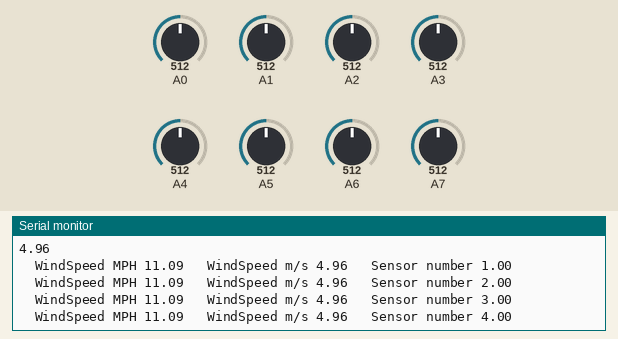
Recording of a sketch running on a simulated Arduino Uno, built with avr-gcc and run on an emulated ATmega328P. Parts: the last lines printed to the serial monitor. Inputs (shaded band) come from the test bench; at power-on: A5 = 512, A2 = 512, A0 = 512, A1 = 512, A3 = 512, A4 = 512, A6 = 512, A7 = 512.

Above: at 1.2 s.
1.3 s: A5 set to 534
At 1.37 s:
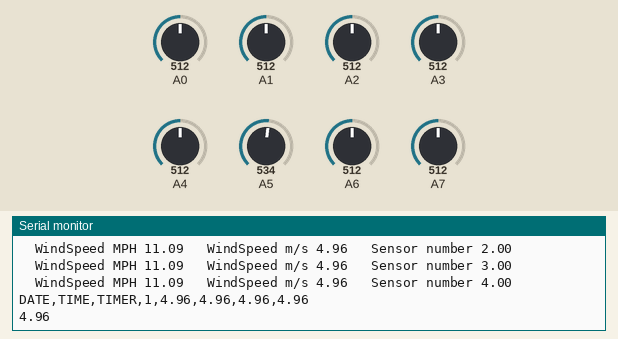
5.8 s: A2 set to 417
At 5.94 s:
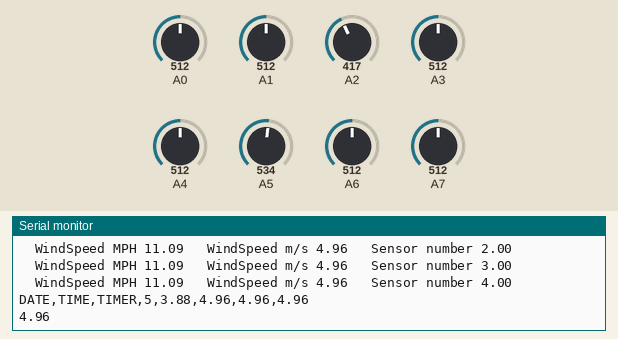
7.3 s: A2 set to 391
At 7.63 s:
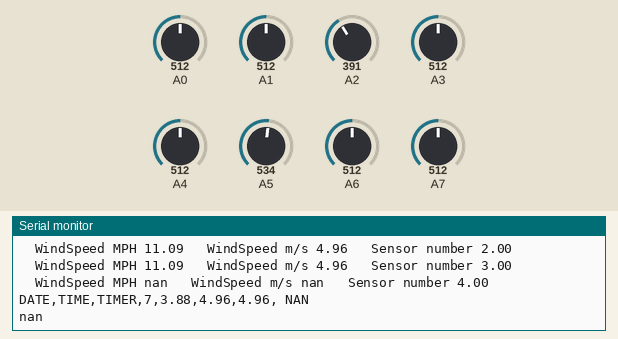
Timing chart, 0 to 10.3 s (numbered marks = the images above; inputs shaded):
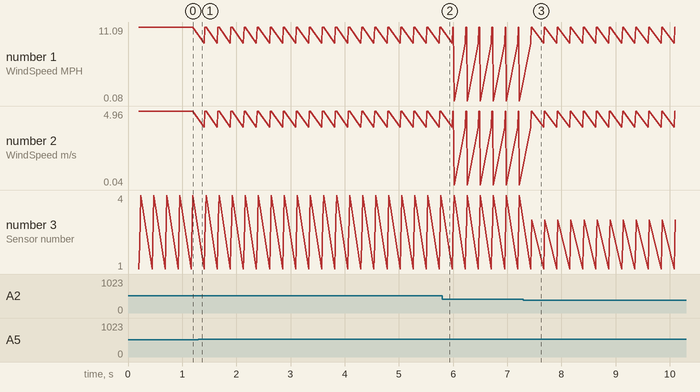

The sketch:

windSensor_v3.ino
```cpp
/*
    Wind Sensor fixture v3
    Author: Vikram Seshadri
    03/18/2019

    Description:
    This sketch is used when multiple wind sensors are connected to a fixture.
    By modifying the number_of_sensors variable it is possible to add 1-4 sensors.
    This sketch takes in all wind sensor values stores it in an array to display values in different columns.
    This makes it easier to declare a vector representation of air flow.

    Calibrating the sensor:
    Put a glass over it, but the sensor should not be touching the desktop surface however.
    Adjust the zeroWindAdjustment until your sensor reads about zero with the glass over it.
    Ideally a vacuum chamber should do the job.

    Hardware Setup:
    Wind Sensor Signals    Arduino
    GND                    GND
    +V                     5V
    RV                     A1,A3,A5,A7    // modify the definitions below to use other pins
    TMP                    A0,A2,A4,A6    // modify the definitions below to use other pins
*/

#define number_of_sensors 4 // define number of wind sensors used

const float zeroWindAdjustment =  .2; // negative numbers yield smaller wind speeds and vice versa.
float RV_Wind_Volts;
unsigned long lastMillis;
int TempCtimes100;
float zeroWind_ADunits;
float zeroWind_volts;
float WindSpeed_MPH;
float WindSpeed_MS;
int sensor_number;

float windSpeedMS[5] = {0, 0, 0, 0};
float windSpeedMPH[5] = {0, 0, 0, 0};

float wind_calculation(float TMP_Therm_ADunits, float RV_Wind_ADunits, int cnt)
{

  RV_Wind_Volts = (RV_Wind_ADunits *  0.0048828125);
  TempCtimes100 = (0.005 * ((float)TMP_Therm_ADunits * (float)TMP_Therm_ADunits)) - (16.862 * (float)TMP_Therm_ADunits) + 9075.4;
  zeroWind_ADunits = -0.0006 * ((float)TMP_Therm_ADunits * (float)TMP_Therm_ADunits) + 1.0727 * (float)TMP_Therm_ADunits + 47.172; //  13.0C  553  482.39
  zeroWind_volts = (zeroWind_ADunits * 0.0048828125) - zeroWindAdjustment;
  WindSpeed_MPH =  pow(((RV_Wind_Volts - zeroWind_volts) / .2300) , 2.7265);
  WindSpeed_MS = WindSpeed_MPH/2.237;

  return (float)WindSpeed_MPH;
  //delay (200);

}

void setup()
{

  Serial.begin(57600);
  Serial.println("CLEARSHEET"); // clears sheet starting at row 1

  Serial.println("LABEL,Date,Time,Timer,S1 Windspeed m/s, S2 Windspeed m/s, S3 Windspeed m/s, S4 Windspeed m/s");
}

void loop()
{
  float TMP_Therm_ADunits;
  float RV_Wind_ADunits;
  int i = 0, j = 0;

  if (millis() - lastMillis > 200)      // read every 200 ms - printing slows this down further
  {
    for (i = 4, j = 0; i < 3 * number_of_sensors, j < number_of_sensors; i += 2, j += 1)
    {
      TMP_Therm_ADunits = analogRead(i +1);
      RV_Wind_ADunits = analogRead(i);
      sensor_number = sensor_number + 1;
      windSpeedMPH[j] = wind_calculation(TMP_Therm_ADunits, RV_Wind_ADunits, sensor_number);
      windSpeedMS[j] = windSpeedMPH[j] / 2.237;

      Serial.print("  WindSpeed MPH ");
      Serial.print((float)WindSpeed_MPH);

      Serial.print("\t WindSpeed m/s ");
      Serial.print((float)WindSpeed_MS);

      Serial.print("\t Sensor number ");
      Serial.println((float)sensor_number);
      Serial.print("\n");

      if (sensor_number == number_of_sensors) {

        Serial.println((String)"DATE,TIME,TIMER," + millis() / 1000 + "," + windSpeedMS[0] + "," + windSpeedMS[1] + "," + windSpeedMS[2] + "," + windSpeedMS[3]);
        Serial.println(windSpeedMS[3]);
      }
    }
    lastMillis = millis();
    i = 0;
    sensor_number = 0;
  }

}
```

Measured:
- the behaviour switches between 521 and 522 on A5 (found by bisection; images 0 and 1)
- the behaviour switches between 399 and 398 on A2 (found by bisection; images 2 and 3)
- after the input at 7.3 s, the serial monitor: prints a new line after 0.16 s (image 3)
- plotted number 1: 11.09 → 0.08 after the input at 5.8 s
- plotted number 2: 4.96 → 0.04 after the input at 5.8 s
